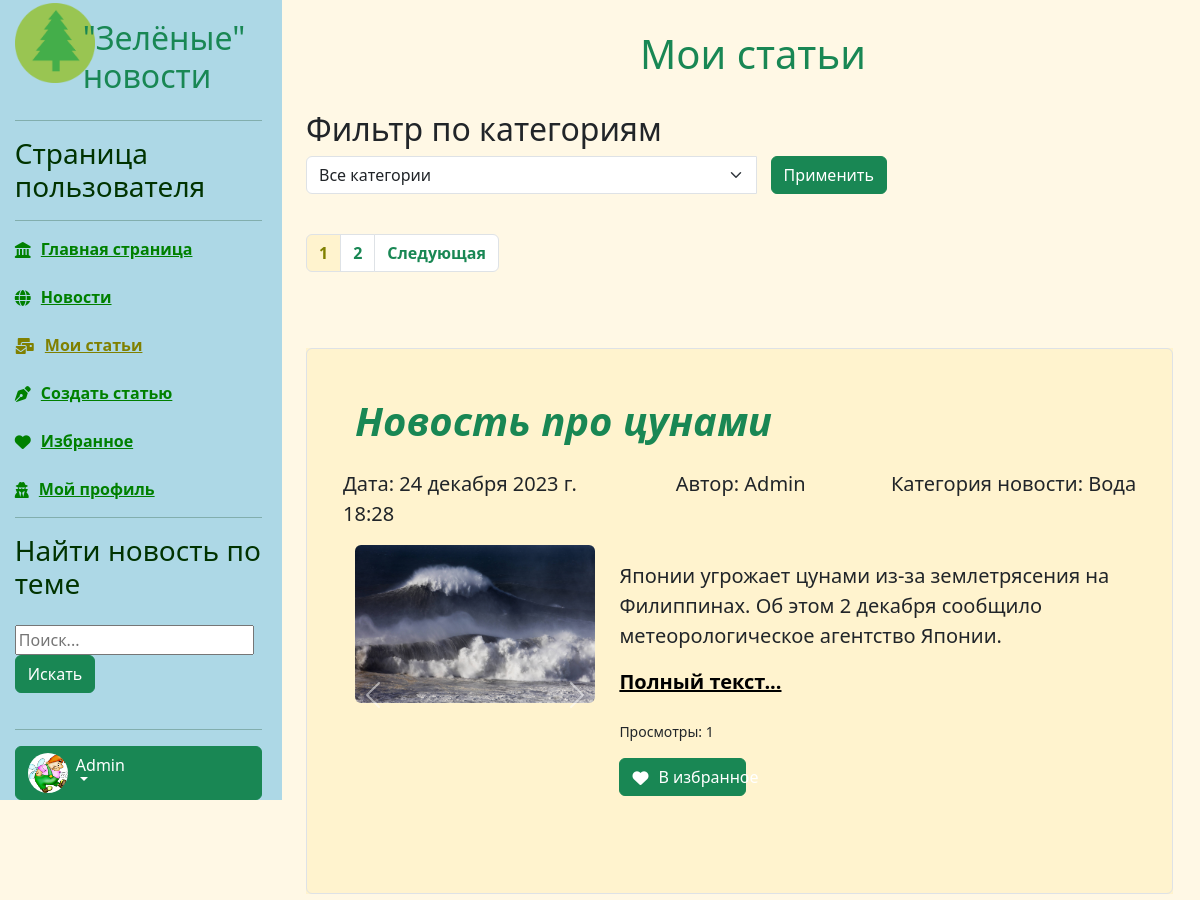
The app's page /users/myarticles (signed in, upper part), older data.
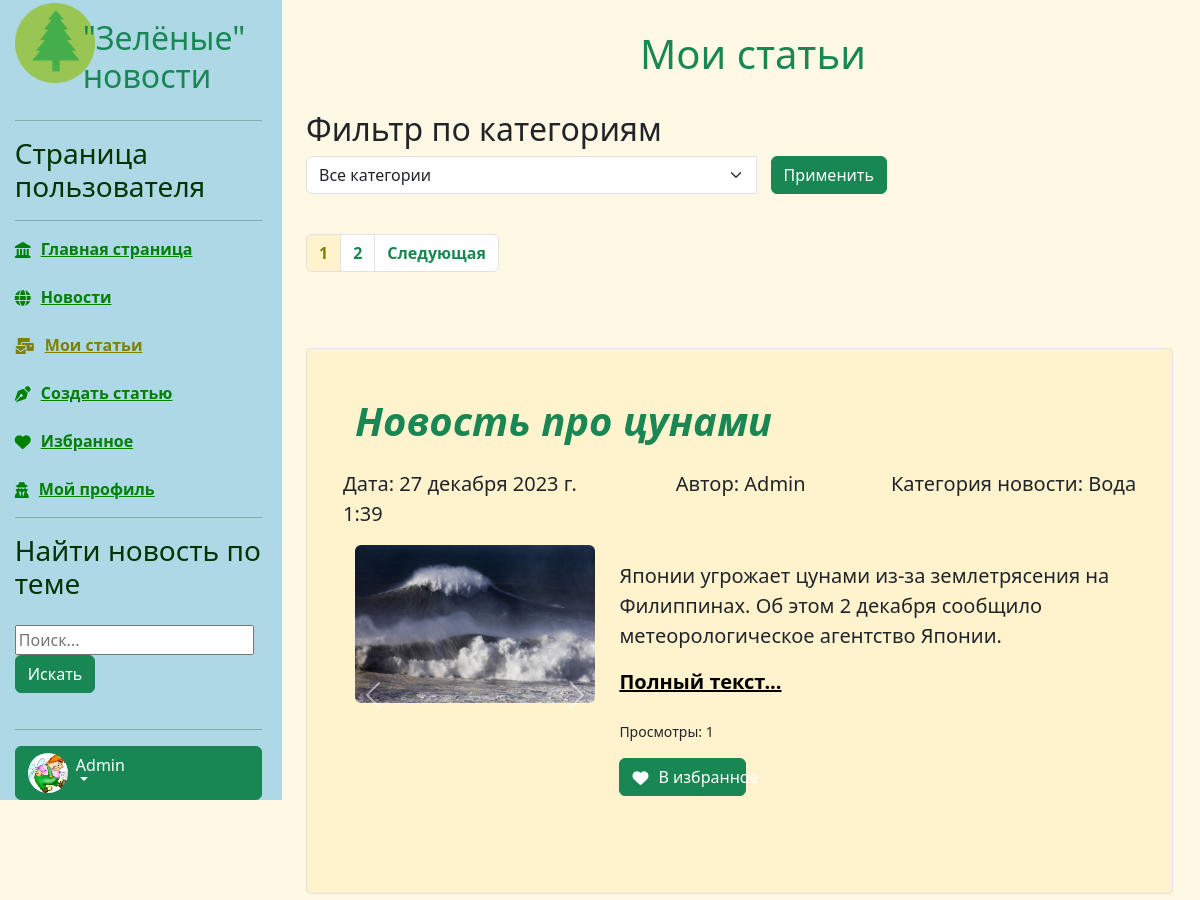
The same page, newer data.
### news/models.py (models this page shows, shortened)
class Article(models.Model):
    categories = (('A', 'Животные'),
                  ('P', 'Растения'),
                  ('M', 'Микромир'),
                  ('W', 'Вода'),
                  ('N', 'Природа'))
    author = models.ForeignKey(User, on_delete=models.CASCADE, null=True)
    title = models.CharField('Название', max_length=50, default='') #указывать длину обязательно#
    anouncement = models.TextField('Аннотация', max_length=250) #можно не указывать длину#
    text = models.TextField('Текст новости')
    date = models.DateTimeField('Дата публикации', auto_now=True) # auto_now=True - автоизменение новости auto_create=True - автосоздание новости#
    category = models.CharField(choices=categories, max_length=20, verbose_name='Категории')
    tags = models.ManyToManyField( to=Tag, blank=True, verbose_name='Теги')
    status = models.BooleanField(default=True)
    objects = models.Manager()
    published = PublishedToday()
    def get_views(self):
        return self.views.count()
    class Meta:
        ordering = ['title','date']
        verbose_name= 'Новость'
        verbose_name_plural='Новости'
    def get_absolute_url(self):
        return f'/news/{self.id}' # еще допускается ключ pk#
    class Meta:
        ordering = ['date','title']
        verbose_name ='Новость'
        verbose_name_plural ='Новости'

### users/views.py (the view)
# urls.py: path('myarticles',views.my_articles,name='my_articles'),
def my_articles(request):
    category_list = Article.categories #создали перечень категорий
    author = User.objects.get(id=request.user.id)
    articles = Article.objects.filter(author=author).order_by('-date')
    if request.method == "POST":
        selected_c = int(request.POST.get('category_filter'))
        if selected_c != 0: #фильтруем найденные результаты по категориям
            articles = articles.filter(category__icontains=category_list[selected_c - 1][0])
    else: #если страница открывется впервые
        selected_c = 0
    total = len(articles)
    p = Paginator(articles,4)
    page_number = request.GET.get('page')
    page_obj = p.get_page(page_number)
    context = {'articles': page_obj, 'total':total,
               'categories':category_list,'selected_c': selected_c}
    return render(request,'users/my_articles.html',context)

### users/templatetags/users_extras.py (called while the page is built)
@register.filter(name="has_group")
def has_group(user,group_name):
    return user.groups.filter(name=group_name).exists()

### users/templates/users/my_articles.html (shortened to what the changed rows need)
{% extends 'main/base.html' %}
{% load static %}
{% load bootstrap5 %}
{% block sidebar %} {% include 'users/user_panel.html' %} {% endblock %}
{% block content %}
<div class="row">
    <div class="text-center" style="margin-top:30px;">
        <h1 class="text-success">Мои статьи</h1><br/>
    </div>
    <div class="content_center">
        {% if articles|length != 0 %}
        <div class="content_center">
            <h2>Фильтр по категориям</h2>
        </div>
        <br/>
        <br/>
        {% for article in articles %}
        <div class="single_news bg-warning bg-opacity-10">
            <div class="p-4 p-md-5 border rounded">
                <h1 class="display-6 fst-italic text-success fw-bold"> {{ article.title }}</h1>
                <div class="row">
                    <div class="col-md-4 lead px-0 my-3">Дата: {{ article.date }}</div>
                    <div class="col-md-3 lead px-0 my-3 text-end">Автор: {{ article.author }}</div>
                    <div class="col-md-5 lead px-0 my-3 text-end">Категория новости: {{ article.get_category_display }}
                    </div>
                </div>
                <div class="row">
                    <div class="col-4 ">
                        {% if article.image_set.all %}
                        <div id="carouselControls" class="carousel slide" data-ride="carousel">
                            <div class="carousel-inner" role="listbox"
                                 style=" width:auto; height: 300px !important;">
                                {% for image in article.image_set.all %}
                                <div class="carousel-item {% if forloop.counter == 1 %} active {% endif %}">
                                    <img class="d-block img-responsive img-fluid rounded" src="{{ image.image.url }}"
                                    >
                                </div>
                                {% endfor %}
                            </div>
                            <a class="carousel-control-prev" href="#carouselControls" role="button"
                               data-slide="prev">
                                <span class="carousel-control-prev-icon" aria-hidden="true"></span>
                            </a>
                            <a class="carousel-control-next" href="#carouselControls" role="button"
                               data-slide="next">
                                <span class="carousel-control-next-icon" aria-hidden="true"></span>
                            </a>
                        </div>
                        {% endif%}
                    </div>
                    <div class="col-8 ">
                        <p class="lead my-3">{{ article.anouncement }}</p>
                        <p class="lead mb-0"><a href="{{ article.get_absolute_url }}" class="text-black fw-bold">Полный
                            текст...</a></p>
                        <br/>
                        <p><small>Просмотры: {{ article.get_views }}</small></p>
                        <a class="btn btn-success text-start col-3" href="{% url 'favorites' article.pk %}">
                            <i class="fa-solid fa-heart menu-icon"></i>
                            <div class="d-none d-lg-block"> В избранное</div>
                        </a>
                    </div>
                </div>
            </div>
        </div>
        {% endfor %}
        {% endif %}
    </div>
</div>
{% endblock %}

Row changes from the older to the newer data that the page shows:
changed Article "Новость про цунами": date "24 декабря 2023 г. 18:28" → "27 декабря 2023 г. 1:39"
